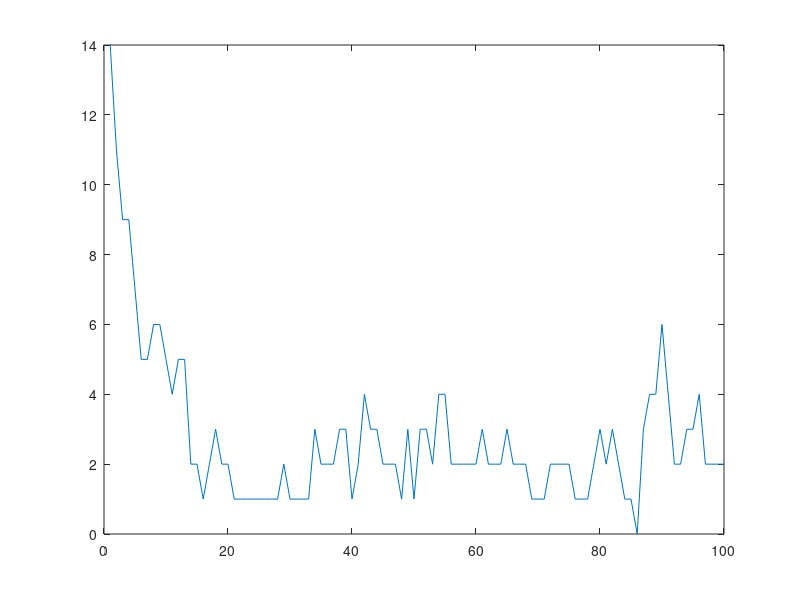

This figure's MATLAB source:
%!synclient HorizTwoFingerScroll=0
C = 100; %number of customers
S = 10; % number of stores
size = 10; %size of the world
radius = 1; %interaction radius
width = 0.005 * radius; %for the Gaussian
zero_prob = 1e-5; %prob if no connection
gain = 100; %gain due profitable shopping
runs = 100; %shopping runs
signs = [ 0 0; 0 1; 1 0; 1 1; -1 -1; -1 1; 1 -1; 0 -1; -1 0;]; %periodicity

%initialization of the arrays
distance = ones(C,S); %minimum distance periodic boundaries
connections = ones(C,S); %0 and 1 for connection
probabilities = ones(C,S) - 1; 
spinning_wheel = ones(C,S);
demand = ones(C,1);
capacity = ones(S,1) * C/S;
output = ones(runs,1);

%positions in the world
stor = rand(2,S) * size;
cust = rand(2,C) * size;
plot(cust(1,1:C), cust(2,1:C), 'b.', stor(1,1:S) , stor(2,1:S), 'ro' );

%help variables
a = ones(2,1);
b = 0;
minimum = 0;

%here we initialize the network
for k = 1:C
    for j = 1:S
        minimum = 100;
        %this loop will take care of the periodic boundary conditions
        for m = 1:9 %we need the length of the signs 9
            a(1) = cust(1,k) - stor(1,j) - size * signs(m,1);
            a(2) = cust(2,k) - stor(2,j) - size * signs(m,2);
            b = sqrt(dot(a,a));
            %disp(b);
            if b < minimum
                minimum = b;
            end
        end
        %write minimum distance in the distance array
        distance(k,j) = minimum;
        %delete connection if distance is larger then radius
        %build a gaussian to get somehow an initial probability
        if minimum > radius
            connections(k,j) = 0;
            probabilities(k,j) = zero_prob;
        else
            probabilities(k,j) = exp( - minimum^2 / width^2);
        end
    end
end


%perform n shopping runs
for p = 1:runs
    %at every iteration the demand is reset and the capacity is filled up
    summe = 0;
    demand = ones(C,1);
    capacity = ones(S,1) * C / S;

    %create a spinning wheel to select a shop with probability p
    for l = 1:C
        summe = 0;
        for n = 1:S
            summe = summe + probabilities(l,n);
            spinning_wheel(l,n) = summe;
        end
        spinning_wheel(l,1:S) = spinning_wheel(l,1:S) / summe;
        probabilities(l,1:S) = probabilities(l,1:S) / summe;
    end
    
    %initialize indices for choosing randomly customers and shops with
    %prob. p
    index_shift_C = 0;
    index_S = 0;
    index_vector = ones(C,1);
    index_loop = 0;
    
    %iterates randomly over all customers and choose store with probability p
    for o = 1:C
        index_vector = find(demand); %find unsatisfied customers
        index_shift_C = floor(rand * length(index_vector)); 
        index_loop = index_vector(index_shift_C + 1); %choose a random unsatisfied customer
        random = rand;
        index_S = find(random < spinning_wheel(o,1:S),1);%find his shop with spinning the wheel
        
        if capacity(index_S) > 0 %In stock?
            capacity(index_S) = capacity(index_S) - 1;
            demand(index_loop) = demand(index_loop) - 1;
            %profit from successful shopping
            probabilities(index_loop,index_S) = probabilities(index_loop,index_S) + gain;
        else
            probabilities(index_loop,index_S) = probabilities(index_loop,index_S);
        end
        
    end
    %calculate the left over capacity
    output(p) = sum(capacity);
end
plot(output)
%index_vector
